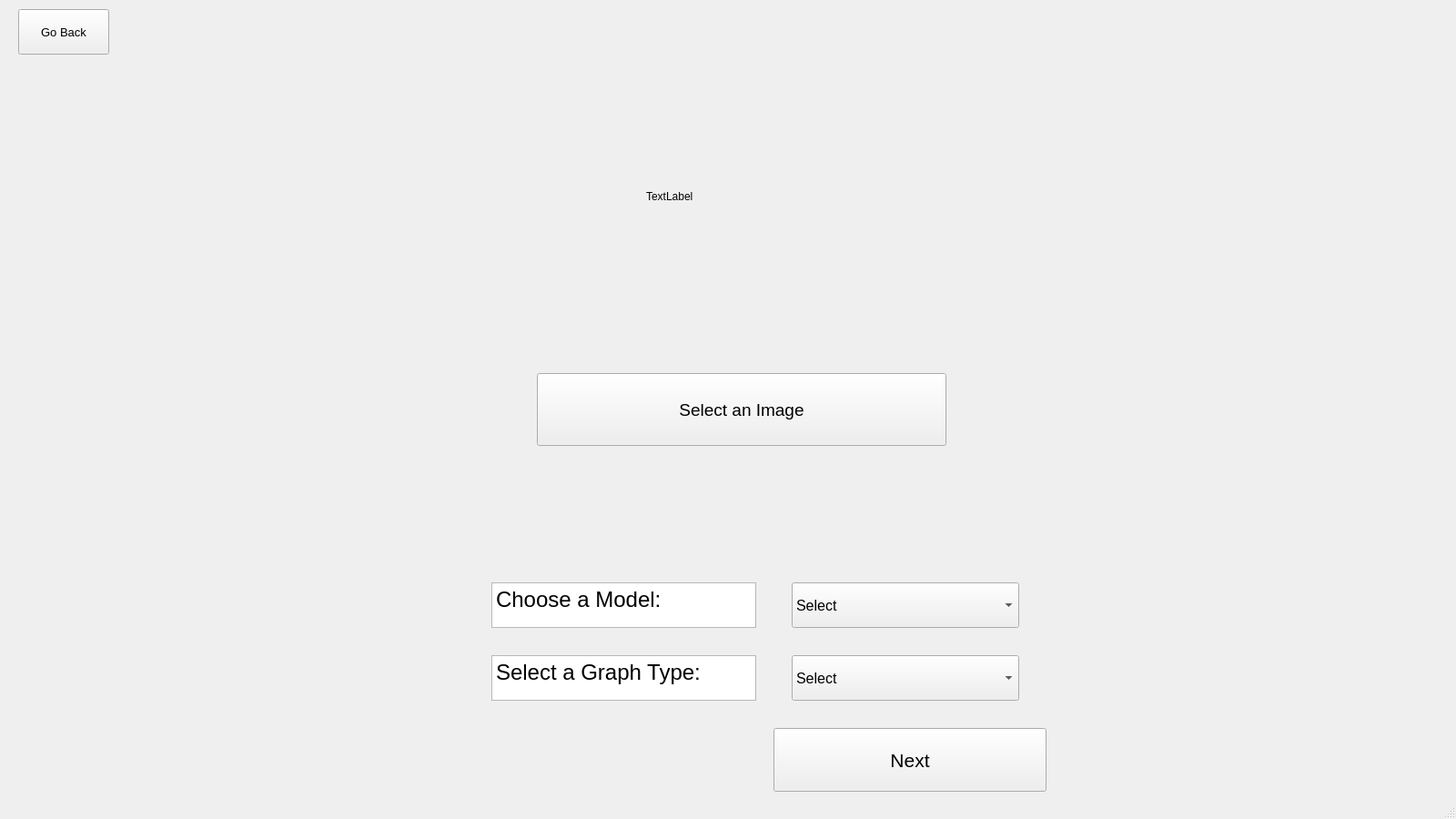
<?xml version="1.0" encoding="UTF-8"?>
<ui version="4.0">
 <class>XAIQuery</class>
 <widget class="QMainWindow" name="XAIQuery">
  <property name="geometry">
   <rect>
    <x>0</x>
    <y>0</y>
    <width>1600</width>
    <height>900</height>
   </rect>
  </property>
  <property name="minimumSize">
   <size>
    <width>1600</width>
    <height>900</height>
   </size>
  </property>
  <property name="windowTitle">
   <string>MainWindow</string>
  </property>
  <widget class="QWidget" name="centralwidget">
   <widget class="QPushButton" name="back_button">
    <property name="geometry">
     <rect>
      <x>20</x>
      <y>10</y>
      <width>100</width>
      <height>50</height>
     </rect>
    </property>
    <property name="font">
     <font>
      <pointsize>10</pointsize>
     </font>
    </property>
    <property name="text">
     <string>Go Back</string>
    </property>
   </widget>
   <widget class="QComboBox" name="graphBox">
    <property name="geometry">
     <rect>
      <x>870</x>
      <y>720</y>
      <width>250</width>
      <height>50</height>
     </rect>
    </property>
    <property name="font">
     <font>
      <pointsize>12</pointsize>
     </font>
    </property>
    <item>
     <property name="text">
      <string>Select</string>
     </property>
    </item>
    <item>
     <property name="text">
      <string>directed graph</string>
     </property>
    </item>
    <item>
     <property name="text">
      <string>undirected graph</string>
     </property>
    </item>
    <item>
     <property name="text">
      <string>distances graph</string>
     </property>
    </item>
   </widget>
   <widget class="QPushButton" name="nextButton">
    <property name="geometry">
     <rect>
      <x>850</x>
      <y>800</y>
      <width>300</width>
      <height>70</height>
     </rect>
    </property>
    <property name="font">
     <font>
      <pointsize>16</pointsize>
     </font>
    </property>
    <property name="text">
     <string>Next</string>
    </property>
   </widget>
   <widget class="QLabel" name="labelLogo">
    <property name="geometry">
     <rect>
      <x>710</x>
      <y>100</y>
      <width>321</width>
      <height>231</height>
     </rect>
    </property>
    <property name="text">
     <string>TextLabel</string>
    </property>
   </widget>
   <widget class="QComboBox" name="blackBoxBox">
    <property name="geometry">
     <rect>
      <x>870</x>
      <y>640</y>
      <width>250</width>
      <height>50</height>
     </rect>
    </property>
    <property name="font">
     <font>
      <pointsize>12</pointsize>
     </font>
    </property>
    <item>
     <property name="text">
      <string>Select</string>
     </property>
    </item>
    <item>
     <property name="text">
      <string>ResNet</string>
     </property>
    </item>
    <item>
     <property name="text">
      <string>VGG</string>
     </property>
    </item>
    <item>
     <property name="text">
      <string>GoogLeNet</string>
     </property>
    </item>
    <item>
     <property name="text">
      <string>EfficientNet</string>
     </property>
    </item>
    <item>
     <property name="text">
      <string>NASNetLarge</string>
     </property>
    </item>
    <item>
     <property name="text">
      <string>MobileNetV2</string>
     </property>
    </item>
   </widget>
   <widget class="QTextBrowser" name="textBrowser_2">
    <property name="geometry">
     <rect>
      <x>540</x>
      <y>640</y>
      <width>291</width>
      <height>50</height>
     </rect>
    </property>
    <property name="font">
     <font>
      <pointsize>10</pointsize>
     </font>
    </property>
    <property name="html">
     <string>&lt;!DOCTYPE HTML PUBLIC &quot;-//W3C//DTD HTML 4.0//EN&quot; &quot;http://www.w3.org/TR/REC-html40/strict.dtd&quot;&gt;
&lt;html&gt;&lt;head&gt;&lt;meta name=&quot;qrichtext&quot; content=&quot;1&quot; /&gt;&lt;style type=&quot;text/css&quot;&gt;
p, li { white-space: pre-wrap; }
&lt;/style&gt;&lt;/head&gt;&lt;body style=&quot; font-family:'MS Shell Dlg 2'; font-size:10pt; font-weight:400; font-style:normal;&quot;&gt;
&lt;p style=&quot; margin-top:0px; margin-bottom:0px; margin-left:0px; margin-right:0px; -qt-block-indent:0; text-indent:0px;&quot;&gt;&lt;span style=&quot; font-size:18pt;&quot;&gt;Choose a Model:&lt;/span&gt;&lt;/p&gt;&lt;/body&gt;&lt;/html&gt;</string>
    </property>
   </widget>
   <widget class="QTextBrowser" name="textBrowser_4">
    <property name="geometry">
     <rect>
      <x>540</x>
      <y>720</y>
      <width>291</width>
      <height>50</height>
     </rect>
    </property>
    <property name="font">
     <font>
      <pointsize>10</pointsize>
     </font>
    </property>
    <property name="html">
     <string>&lt;!DOCTYPE HTML PUBLIC &quot;-//W3C//DTD HTML 4.0//EN&quot; &quot;http://www.w3.org/TR/REC-html40/strict.dtd&quot;&gt;
&lt;html&gt;&lt;head&gt;&lt;meta name=&quot;qrichtext&quot; content=&quot;1&quot; /&gt;&lt;style type=&quot;text/css&quot;&gt;
p, li { white-space: pre-wrap; }
&lt;/style&gt;&lt;/head&gt;&lt;body style=&quot; font-family:'MS Shell Dlg 2'; font-size:10pt; font-weight:400; font-style:normal;&quot;&gt;
&lt;p style=&quot; margin-top:0px; margin-bottom:0px; margin-left:0px; margin-right:0px; -qt-block-indent:0; text-indent:0px;&quot;&gt;&lt;span style=&quot; font-size:18pt;&quot;&gt;Select a Graph Type:&lt;/span&gt;&lt;/p&gt;&lt;/body&gt;&lt;/html&gt;</string>
    </property>
   </widget>
   <widget class="QToolButton" name="selectImageButton">
    <property name="geometry">
     <rect>
      <x>590</x>
      <y>410</y>
      <width>450</width>
      <height>80</height>
     </rect>
    </property>
    <property name="font">
     <font>
      <pointsize>14</pointsize>
      <weight>50</weight>
      <bold>false</bold>
     </font>
    </property>
    <property name="text">
     <string>Select an Image</string>
    </property>
   </widget>
   <widget class="QLabel" name="labelSelectedImage">
    <property name="geometry">
     <rect>
      <x>240</x>
      <y>340</y>
      <width>321</width>
      <height>231</height>
     </rect>
    </property>
    <property name="text">
     <string/>
    </property>
   </widget>
  </widget>
  <widget class="QMenuBar" name="menubar">
   <property name="geometry">
    <rect>
     <x>0</x>
     <y>0</y>
     <width>1600</width>
     <height>26</height>
    </rect>
   </property>
  </widget>
  <widget class="QStatusBar" name="statusbar"/>
 </widget>
 <resources/>
 <connections/>
</ui>
